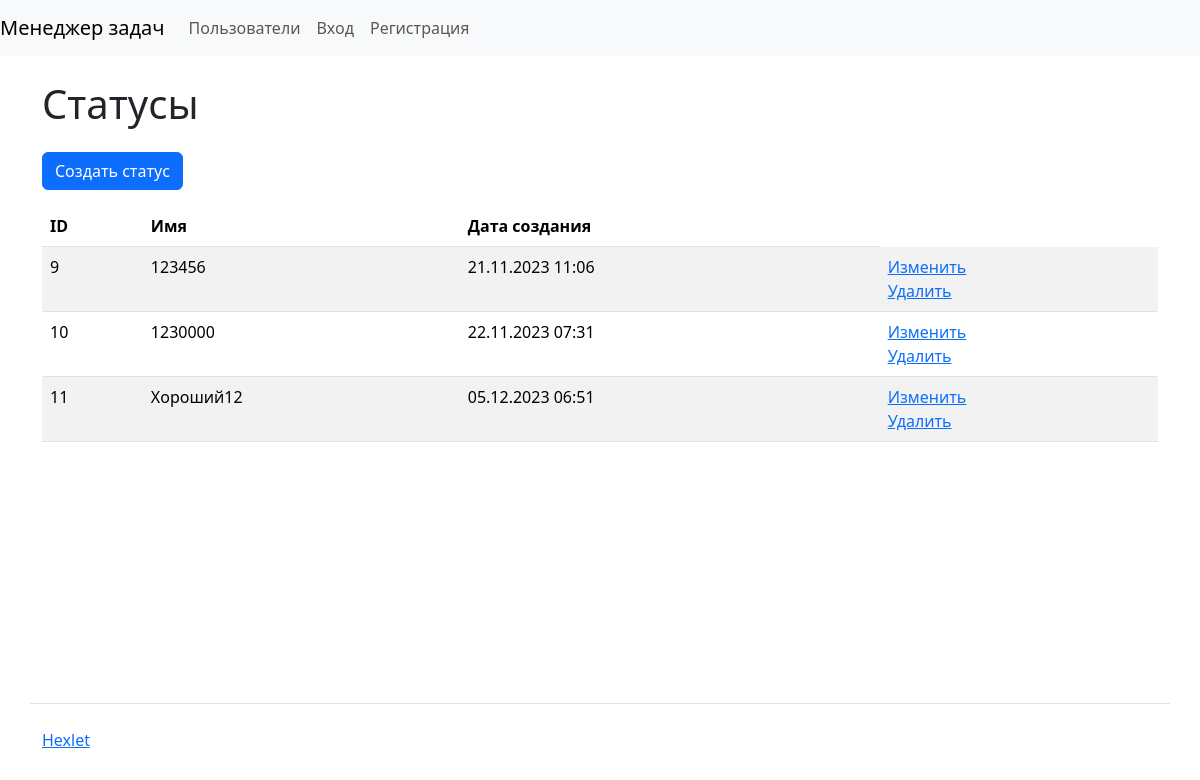
The app's page /statuses/, older data.
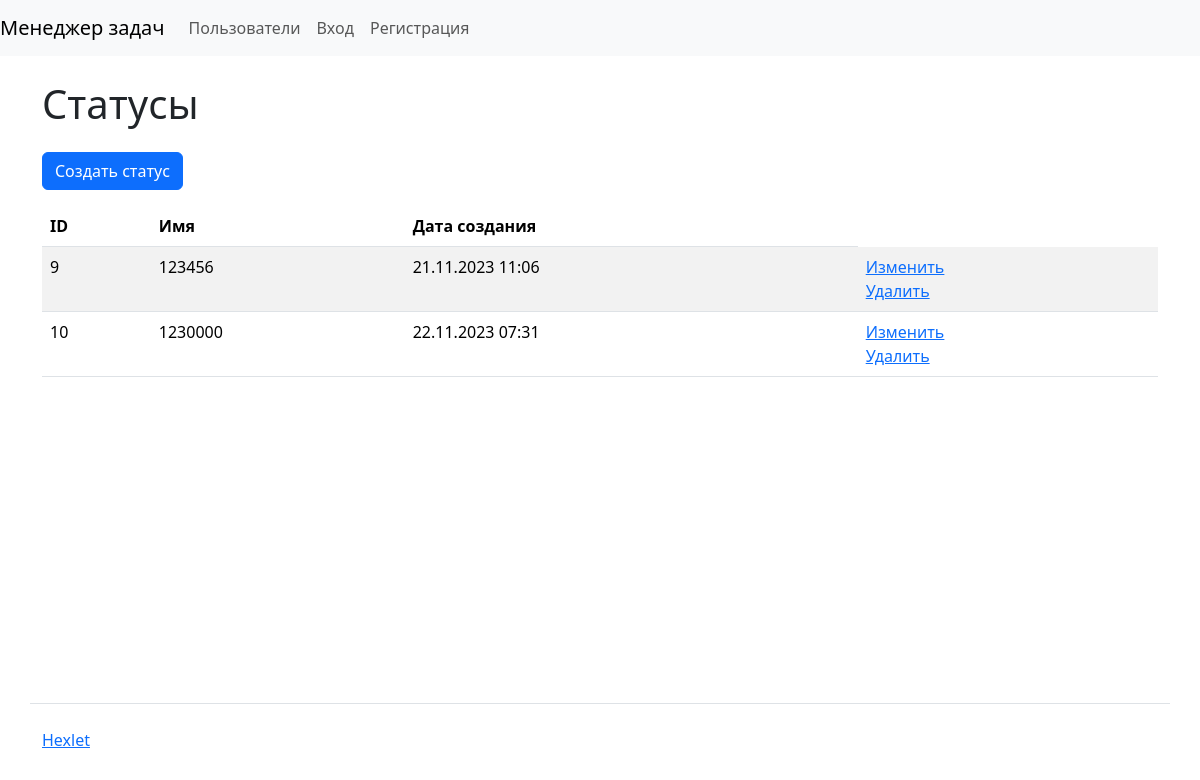
The same page, newer data.
### task_manager/statuses/models.py (models this page shows, shortened)
class Status(models.Model):
    name = models.CharField(max_length=250, unique=True)
    created_at = models.DateTimeField(auto_now_add=True)

### task_manager/statuses/views.py (the view)
# urls.py: path('', views.IndexStatusView.as_view(), name="status_index"),
class IndexStatusView(ListView):
    def get(self, request, *args, **kwargs):
        status = Status.objects.all()
        return render(request, 'statuses/status.html', {
            'status': status
        })

### task_manager/templates/statuses/status.html (shortened to what this page needs)
{% extends 'base.html' %}
{% load django_bootstrap5 %}
{% load i18n %}
{% block content %}
      <h1 class="my-4">{% trans 'Status' %}</h1>
<a class="btn btn-primary mb-3" href="{% url 'status_create'%}">Создать статус</a>
        <table class="table table-striped">
          <thead class="thead-dark">
            <tr>
              <th>ID</th>
              <th>{% trans 'Name' %}</th>
              <th>{% trans 'Date of creation' %}</th>
            </tr>
          </thead>
          <tbody>
          {% for stat in status %}
            <tr class="align-baseline">
              <td>{{ stat.id }}</td>
              <td>{{ stat.name }}</td>
              <td>{{ stat.created_at|date:"d.m.Y H:i" }}</td>
              <td>
                <a href="{% url 'status_update' pk=stat.pk %}">{% trans 'Edit' %}</a>
                <br>
                <a href="{% url 'status_delete' pk=stat.pk %}" >{% trans 'Delete' %}</a>
              </td>
            </tr>
          {% endfor %}
     </tbody>
        </table>
{% endblock %}

Row changes from the older to the newer data that the page shows:
removed Status: id "11", name "Хороший12", created_at "05.12.2023 06:51"
